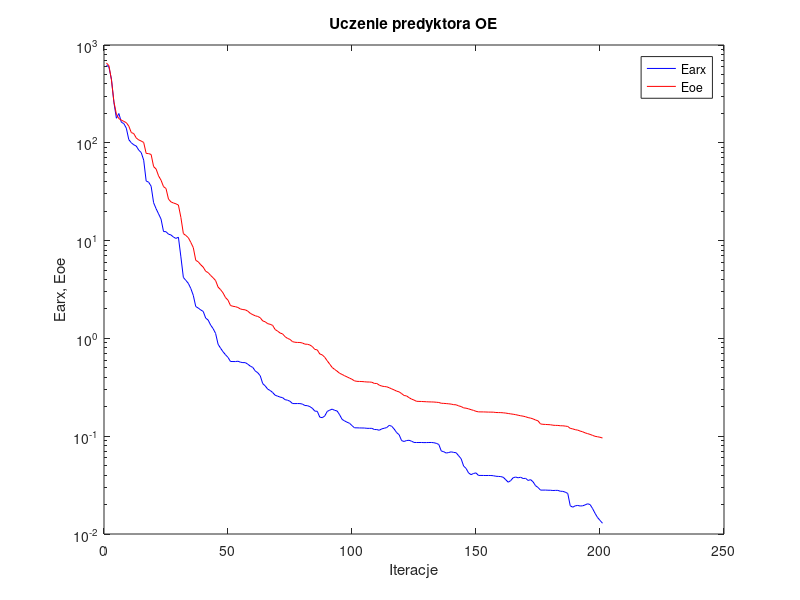
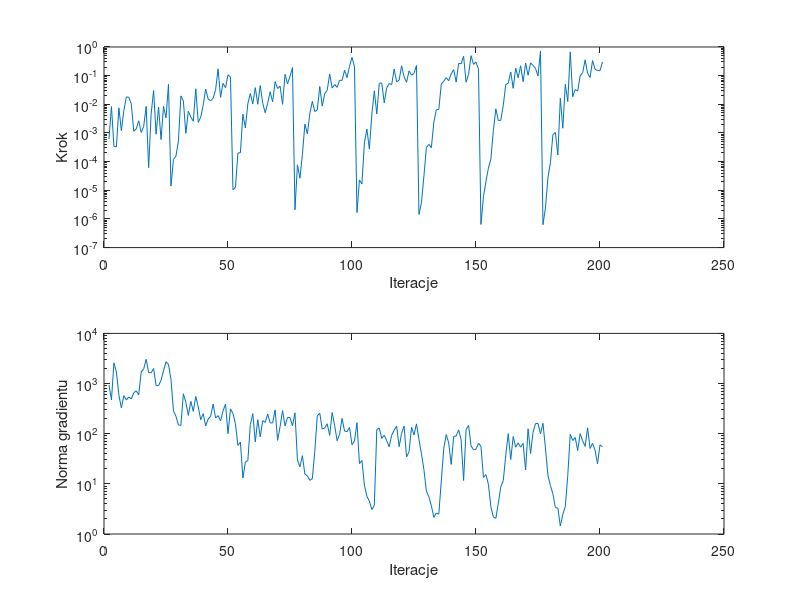

These charts were generated, in order, by the following MATLAB code:
%uczenie predyktora oe
clear all;
n=0; farx(n+1)=6.246231e+002; foe(n+1)=6.546143e+002; wspucz(n+1)=0.000000e+000; ng(n+1)=0.000000e+000;
%odnowa zmiennej metryki
n=1; farx(n+1)=5.914694e+002; foe(n+1)=6.134077e+002; krok(n+1)=6.145526e-004; ng(n+1)=9.484656e+002;
n=2; farx(n+1)=4.474215e+002; foe(n+1)=4.395618e+002; krok(n+1)=8.324349e-003; ng(n+1)=4.687051e+002;
n=3; farx(n+1)=2.576903e+002; foe(n+1)=2.630424e+002; krok(n+1)=3.423805e-004; ng(n+1)=2.585970e+003;
n=4; farx(n+1)=1.782995e+002; foe(n+1)=1.958851e+002; krok(n+1)=3.233551e-004; ng(n+1)=1.705084e+003;
n=5; farx(n+1)=1.992803e+002; foe(n+1)=1.764895e+002; krok(n+1)=7.557177e-003; ng(n+1)=5.896042e+002;
n=6; farx(n+1)=1.621740e+002; foe(n+1)=1.706771e+002; krok(n+1)=1.193235e-003; ng(n+1)=3.278543e+002;
n=7; farx(n+1)=1.572878e+002; foe(n+1)=1.654300e+002; krok(n+1)=6.023109e-003; ng(n+1)=5.734377e+002;
n=8; farx(n+1)=1.411279e+002; foe(n+1)=1.607305e+002; krok(n+1)=1.809047e-002; ng(n+1)=4.686952e+002;
n=9; farx(n+1)=1.077499e+002; foe(n+1)=1.479499e+002; krok(n+1)=1.763378e-002; ng(n+1)=5.396479e+002;
n=10; farx(n+1)=1.001364e+002; foe(n+1)=1.273391e+002; krok(n+1)=1.019133e-002; ng(n+1)=4.917670e+002;
n=11; farx(n+1)=9.537104e+001; foe(n+1)=1.242457e+002; krok(n+1)=1.153878e-003; ng(n+1)=6.542416e+002;
n=12; farx(n+1)=9.271755e+001; foe(n+1)=1.120896e+002; krok(n+1)=1.387045e-003; ng(n+1)=7.146813e+002;
n=13; farx(n+1)=8.425400e+001; foe(n+1)=1.069845e+002; krok(n+1)=2.660052e-003; ng(n+1)=5.935261e+002;
n=14; farx(n+1)=7.955452e+001; foe(n+1)=1.042865e+002; krok(n+1)=1.043353e-003; ng(n+1)=1.707367e+003;
n=15; farx(n+1)=6.648910e+001; foe(n+1)=1.008308e+002; krok(n+1)=1.700059e-003; ng(n+1)=1.957162e+003;
n=16; farx(n+1)=4.073489e+001; foe(n+1)=7.790170e+001; krok(n+1)=8.468065e-003; ng(n+1)=3.040088e+003;
n=17; farx(n+1)=3.955112e+001; foe(n+1)=7.751902e+001; krok(n+1)=6.158863e-005; ng(n+1)=1.658824e+003;
n=18; farx(n+1)=3.599100e+001; foe(n+1)=7.599157e+001; krok(n+1)=4.546520e-003; ng(n+1)=1.637610e+003;
n=19; farx(n+1)=2.441491e+001; foe(n+1)=5.713073e+001; krok(n+1)=3.037029e-002; ng(n+1)=1.997711e+003;
n=20; farx(n+1)=2.120300e+001; foe(n+1)=5.398354e+001; krok(n+1)=9.064776e-004; ng(n+1)=9.098882e+002;
n=21; farx(n+1)=1.877645e+001; foe(n+1)=4.590581e+001; krok(n+1)=7.993135e-003; ng(n+1)=9.114932e+002;
n=22; farx(n+1)=1.658941e+001; foe(n+1)=4.143930e+001; krok(n+1)=5.885714e-004; ng(n+1)=1.161942e+003;
n=23; farx(n+1)=1.238189e+001; foe(n+1)=3.563847e+001; krok(n+1)=8.442897e-003; ng(n+1)=1.792917e+003;
n=24; farx(n+1)=1.233265e+001; foe(n+1)=3.410471e+001; krok(n+1)=3.340601e-003; ng(n+1)=2.725833e+003;
n=25; farx(n+1)=1.163225e+001; foe(n+1)=2.657258e+001; krok(n+1)=4.953895e-002; ng(n+1)=2.413876e+003;
%odnowa zmiennej metryki
n=26; farx(n+1)=1.142895e+001; foe(n+1)=2.488817e+001; krok(n+1)=1.399412e-005; ng(n+1)=1.218854e+003;
n=27; farx(n+1)=1.087170e+001; foe(n+1)=2.424742e+001; krok(n+1)=1.180809e-004; ng(n+1)=2.860890e+002;
n=28; farx(n+1)=1.052818e+001; foe(n+1)=2.378232e+001; krok(n+1)=1.553088e-004; ng(n+1)=2.229627e+002;
n=29; farx(n+1)=1.083871e+001; foe(n+1)=2.310287e+001; krok(n+1)=5.202484e-004; ng(n+1)=1.495314e+002;
n=30; farx(n+1)=6.823536e+000; foe(n+1)=1.727714e+001; krok(n+1)=1.960331e-002; ng(n+1)=1.467356e+002;
n=31; farx(n+1)=4.202068e+000; foe(n+1)=1.179703e+001; krok(n+1)=1.308935e-002; ng(n+1)=6.240941e+002;
n=32; farx(n+1)=3.920783e+000; foe(n+1)=1.128077e+001; krok(n+1)=9.704157e-004; ng(n+1)=4.212799e+002;
n=33; farx(n+1)=3.656641e+000; foe(n+1)=1.070878e+001; krok(n+1)=5.711090e-003; ng(n+1)=2.313194e+002;
n=34; farx(n+1)=3.239295e+000; foe(n+1)=9.586791e+000; krok(n+1)=3.586133e-003; ng(n+1)=4.419645e+002;
n=35; farx(n+1)=2.757356e+000; foe(n+1)=8.488566e+000; krok(n+1)=2.569527e-003; ng(n+1)=2.792248e+002;
n=36; farx(n+1)=2.116337e+000; foe(n+1)=6.286210e+000; krok(n+1)=3.468850e-002; ng(n+1)=5.552181e+002;
n=37; farx(n+1)=2.044498e+000; foe(n+1)=6.068150e+000; krok(n+1)=2.344633e-003; ng(n+1)=3.420517e+002;
n=38; farx(n+1)=1.953829e+000; foe(n+1)=5.662592e+000; krok(n+1)=3.544455e-003; ng(n+1)=1.894669e+002;
n=39; farx(n+1)=1.888973e+000; foe(n+1)=5.356692e+000; krok(n+1)=9.409526e-003; ng(n+1)=2.515853e+002;
n=40; farx(n+1)=1.613425e+000; foe(n+1)=4.858608e+000; krok(n+1)=3.406610e-002; ng(n+1)=1.427919e+002;
n=41; farx(n+1)=1.538997e+000; foe(n+1)=4.704126e+000; krok(n+1)=1.526430e-002; ng(n+1)=1.975296e+002;
n=42; farx(n+1)=1.368264e+000; foe(n+1)=4.403320e+000; krok(n+1)=1.333847e-002; ng(n+1)=2.222679e+002;
n=43; farx(n+1)=1.259359e+000; foe(n+1)=4.166113e+000; krok(n+1)=1.631060e-002; ng(n+1)=3.899458e+002;
n=44; farx(n+1)=1.123785e+000; foe(n+1)=3.903246e+000; krok(n+1)=3.251545e-002; ng(n+1)=2.050317e+002;
n=45; farx(n+1)=8.715853e-001; foe(n+1)=3.345561e+000; krok(n+1)=1.738735e-001; ng(n+1)=2.296691e+002;
n=46; farx(n+1)=7.938438e-001; foe(n+1)=3.152611e+000; krok(n+1)=1.740861e-002; ng(n+1)=1.808387e+002;
n=47; farx(n+1)=7.305456e-001; foe(n+1)=2.918947e+000; krok(n+1)=5.411858e-002; ng(n+1)=2.856322e+002;
n=48; farx(n+1)=6.801786e-001; foe(n+1)=2.615150e+000; krok(n+1)=3.771383e-002; ng(n+1)=3.893652e+002;
n=49; farx(n+1)=6.390892e-001; foe(n+1)=2.459058e+000; krok(n+1)=1.068981e-001; ng(n+1)=1.000381e+002;
n=50; farx(n+1)=5.808735e-001; foe(n+1)=2.169010e+000; krok(n+1)=8.892157e-002; ng(n+1)=3.126534e+002;
%odnowa zmiennej metryki
n=51; farx(n+1)=5.801042e-001; foe(n+1)=2.130244e+000; krok(n+1)=1.046329e-005; ng(n+1)=2.519514e+002;
n=52; farx(n+1)=5.796218e-001; foe(n+1)=2.110022e+000; krok(n+1)=1.248325e-005; ng(n+1)=1.574992e+002;
n=53; farx(n+1)=5.844246e-001; foe(n+1)=2.070639e+000; krok(n+1)=1.997320e-004; ng(n+1)=5.866595e+001;
n=54; farx(n+1)=5.713712e-001; foe(n+1)=1.999943e+000; krok(n+1)=2.045211e-004; ng(n+1)=6.830375e+001;
n=55; farx(n+1)=5.656084e-001; foe(n+1)=1.971831e+000; krok(n+1)=4.541426e-003; ng(n+1)=1.305158e+001;
n=56; farx(n+1)=5.652869e-001; foe(n+1)=1.958822e+000; krok(n+1)=1.504792e-003; ng(n+1)=2.720907e+001;
n=57; farx(n+1)=5.443236e-001; foe(n+1)=1.897754e+000; krok(n+1)=1.048565e-002; ng(n+1)=2.907476e+001;
n=58; farx(n+1)=5.203688e-001; foe(n+1)=1.803137e+000; krok(n+1)=2.387143e-002; ng(n+1)=1.524552e+002;
n=59; farx(n+1)=5.049951e-001; foe(n+1)=1.748598e+000; krok(n+1)=1.042882e-002; ng(n+1)=2.509101e+002;
n=60; farx(n+1)=4.643047e-001; foe(n+1)=1.702529e+000; krok(n+1)=3.809820e-002; ng(n+1)=6.858178e+001;
n=61; farx(n+1)=4.456043e-001; foe(n+1)=1.676481e+000; krok(n+1)=1.004449e-002; ng(n+1)=1.904235e+002;
n=62; farx(n+1)=4.147811e-001; foe(n+1)=1.625993e+000; krok(n+1)=4.508009e-002; ng(n+1)=8.638886e+001;
n=63; farx(n+1)=3.448110e-001; foe(n+1)=1.509469e+000; krok(n+1)=1.089156e-002; ng(n+1)=1.817414e+002;
n=64; farx(n+1)=3.268905e-001; foe(n+1)=1.478752e+000; krok(n+1)=5.097234e-003; ng(n+1)=1.679305e+002;
n=65; farx(n+1)=3.029324e-001; foe(n+1)=1.415370e+000; krok(n+1)=1.086709e-002; ng(n+1)=2.473719e+002;
n=66; farx(n+1)=2.933693e-001; foe(n+1)=1.393776e+000; krok(n+1)=2.741623e-002; ng(n+1)=1.646425e+002;
n=67; farx(n+1)=2.798104e-001; foe(n+1)=1.358927e+000; krok(n+1)=1.216238e-002; ng(n+1)=1.635751e+002;
n=68; farx(n+1)=2.624074e-001; foe(n+1)=1.232670e+000; krok(n+1)=6.189726e-002; ng(n+1)=2.981765e+002;
n=69; farx(n+1)=2.568379e-001; foe(n+1)=1.187747e+000; krok(n+1)=3.542231e-002; ng(n+1)=7.367353e+001;
n=70; farx(n+1)=2.511529e-001; foe(n+1)=1.135055e+000; krok(n+1)=4.346837e-002; ng(n+1)=1.390210e+002;
n=71; farx(n+1)=2.480723e-001; foe(n+1)=1.112858e+000; krok(n+1)=1.000091e-002; ng(n+1)=2.892161e+002;
n=72; farx(n+1)=2.363774e-001; foe(n+1)=1.042158e+000; krok(n+1)=1.111619e-001; ng(n+1)=1.428241e+002;
n=73; farx(n+1)=2.334786e-001; foe(n+1)=9.999912e-001; krok(n+1)=5.112424e-002; ng(n+1)=2.118748e+002;
n=74; farx(n+1)=2.275381e-001; foe(n+1)=9.768556e-001; krok(n+1)=9.513510e-002; ng(n+1)=2.104153e+002;
n=75; farx(n+1)=2.157805e-001; foe(n+1)=9.266356e-001; krok(n+1)=1.902702e-001; ng(n+1)=1.435779e+002;
%odnowa zmiennej metryki
n=76; farx(n+1)=2.154810e-001; foe(n+1)=9.134525e-001; krok(n+1)=2.094896e-006; ng(n+1)=2.602255e+002;
n=77; farx(n+1)=2.157195e-001; foe(n+1)=9.093251e-001; krok(n+1)=7.716323e-005; ng(n+1)=2.997961e+001;
n=78; farx(n+1)=2.155338e-001; foe(n+1)=9.083248e-001; krok(n+1)=2.628202e-005; ng(n+1)=2.184701e+001;
n=79; farx(n+1)=2.130601e-001; foe(n+1)=8.972633e-001; krok(n+1)=1.752601e-004; ng(n+1)=3.647449e+001;
n=80; farx(n+1)=2.059541e-001; foe(n+1)=8.735655e-001; krok(n+1)=2.032662e-003; ng(n+1)=1.554646e+001;
n=81; farx(n+1)=2.053604e-001; foe(n+1)=8.713854e-001; krok(n+1)=9.396816e-004; ng(n+1)=1.447047e+001;
n=82; farx(n+1)=2.006757e-001; foe(n+1)=8.562436e-001; krok(n+1)=4.756638e-003; ng(n+1)=1.175661e+001;
n=83; farx(n+1)=1.931950e-001; foe(n+1)=8.256745e-001; krok(n+1)=1.263902e-002; ng(n+1)=1.266070e+001;
n=84; farx(n+1)=1.805934e-001; foe(n+1)=7.719223e-001; krok(n+1)=5.608324e-003; ng(n+1)=4.417545e+001;
n=85; farx(n+1)=1.797586e-001; foe(n+1)=7.628010e-001; krok(n+1)=6.288803e-003; ng(n+1)=2.273825e+002;
n=86; farx(n+1)=1.566168e-001; foe(n+1)=6.935767e-001; krok(n+1)=4.193314e-002; ng(n+1)=2.555386e+002;
n=87; farx(n+1)=1.547281e-001; foe(n+1)=6.785522e-001; krok(n+1)=8.634154e-003; ng(n+1)=1.239175e+002;
n=88; farx(n+1)=1.607801e-001; foe(n+1)=6.411288e-001; krok(n+1)=2.340953e-002; ng(n+1)=1.294528e+002;
n=89; farx(n+1)=1.791357e-001; foe(n+1)=5.909738e-001; krok(n+1)=3.095635e-002; ng(n+1)=1.577314e+002;
n=90; farx(n+1)=1.845569e-001; foe(n+1)=5.462849e-001; krok(n+1)=1.150668e-001; ng(n+1)=9.251675e+001;
n=91; farx(n+1)=1.891974e-001; foe(n+1)=5.044098e-001; krok(n+1)=3.688951e-002; ng(n+1)=2.645281e+002;
n=92; farx(n+1)=1.839011e-001; foe(n+1)=4.819233e-001; krok(n+1)=4.904612e-002; ng(n+1)=1.460059e+002;
n=93; farx(n+1)=1.810684e-001; foe(n+1)=4.621603e-001; krok(n+1)=3.907971e-002; ng(n+1)=7.243915e+001;
n=94; farx(n+1)=1.658139e-001; foe(n+1)=4.398916e-001; krok(n+1)=6.935426e-002; ng(n+1)=9.795984e+001;
n=95; farx(n+1)=1.486642e-001; foe(n+1)=4.282968e-001; krok(n+1)=6.826594e-002; ng(n+1)=2.022456e+002;
n=96; farx(n+1)=1.433366e-001; foe(n+1)=4.150523e-001; krok(n+1)=1.537931e-001; ng(n+1)=1.129128e+002;
n=97; farx(n+1)=1.389888e-001; foe(n+1)=4.040024e-001; krok(n+1)=8.512166e-002; ng(n+1)=1.100760e+002;
n=98; farx(n+1)=1.356135e-001; foe(n+1)=3.926718e-001; krok(n+1)=2.134155e-001; ng(n+1)=1.334544e+002;
n=99; farx(n+1)=1.283049e-001; foe(n+1)=3.819088e-001; krok(n+1)=4.329486e-001; ng(n+1)=6.013058e+001;
n=100; farx(n+1)=1.218878e-001; foe(n+1)=3.680548e-001; krok(n+1)=2.041642e-001; ng(n+1)=7.150684e+001;
%odnowa zmiennej metryki
n=101; farx(n+1)=1.217733e-001; foe(n+1)=3.638929e-001; krok(n+1)=1.671986e-006; ng(n+1)=1.653327e+002;
n=102; farx(n+1)=1.215081e-001; foe(n+1)=3.630822e-001; krok(n+1)=2.286087e-005; ng(n+1)=2.535025e+001;
n=103; farx(n+1)=1.213509e-001; foe(n+1)=3.622101e-001; krok(n+1)=1.649119e-005; ng(n+1)=2.923550e+001;
n=104; farx(n+1)=1.212395e-001; foe(n+1)=3.603789e-001; krok(n+1)=4.526501e-004; ng(n+1)=9.425008e+000;
n=105; farx(n+1)=1.204011e-001; foe(n+1)=3.584040e-001; krok(n+1)=1.361446e-003; ng(n+1)=5.639723e+000;
n=106; farx(n+1)=1.203143e-001; foe(n+1)=3.581365e-001; krok(n+1)=2.734728e-004; ng(n+1)=4.540771e+000;
n=107; farx(n+1)=1.203616e-001; foe(n+1)=3.562741e-001; krok(n+1)=4.508154e-003; ng(n+1)=3.072014e+000;
n=108; farx(n+1)=1.171092e-001; foe(n+1)=3.465626e-001; krok(n+1)=2.946581e-002; ng(n+1)=3.722992e+000;
n=109; farx(n+1)=1.168696e-001; foe(n+1)=3.460375e-001; krok(n+1)=4.575114e-003; ng(n+1)=1.214041e+002;
n=110; farx(n+1)=1.150386e-001; foe(n+1)=3.327891e-001; krok(n+1)=5.465714e-002; ng(n+1)=1.304546e+002;
n=111; farx(n+1)=1.188718e-001; foe(n+1)=3.254682e-001; krok(n+1)=5.507577e-002; ng(n+1)=8.066659e+001;
n=112; farx(n+1)=1.205616e-001; foe(n+1)=3.221049e-001; krok(n+1)=1.121665e-002; ng(n+1)=9.358861e+001;
n=113; farx(n+1)=1.225864e-001; foe(n+1)=3.200764e-001; krok(n+1)=3.742693e-002; ng(n+1)=7.228947e+001;
n=114; farx(n+1)=1.290789e-001; foe(n+1)=3.130481e-001; krok(n+1)=5.335388e-002; ng(n+1)=5.486899e+001;
n=115; farx(n+1)=1.264656e-001; foe(n+1)=3.047391e-001; krok(n+1)=4.828142e-002; ng(n+1)=9.347817e+001;
n=116; farx(n+1)=1.183625e-001; foe(n+1)=2.974968e-001; krok(n+1)=1.702433e-001; ng(n+1)=1.181123e+002;
n=117; farx(n+1)=1.088602e-001; foe(n+1)=2.888271e-001; krok(n+1)=6.046686e-002; ng(n+1)=1.416764e+002;
n=118; farx(n+1)=1.035529e-001; foe(n+1)=2.840885e-001; krok(n+1)=6.995615e-002; ng(n+1)=5.519370e+001;
n=119; farx(n+1)=9.009752e-002; foe(n+1)=2.727587e-001; krok(n+1)=2.200070e-001; ng(n+1)=1.014944e+002;
n=120; farx(n+1)=8.835794e-002; foe(n+1)=2.607202e-001; krok(n+1)=9.111837e-002; ng(n+1)=1.416535e+002;
n=121; farx(n+1)=9.030614e-002; foe(n+1)=2.581536e-001; krok(n+1)=5.851700e-002; ng(n+1)=3.441069e+001;
n=122; farx(n+1)=9.085843e-002; foe(n+1)=2.478434e-001; krok(n+1)=1.471339e-001; ng(n+1)=4.360574e+001;
n=123; farx(n+1)=8.891119e-002; foe(n+1)=2.396136e-001; krok(n+1)=1.044257e-001; ng(n+1)=1.345732e+002;
n=124; farx(n+1)=8.637715e-002; foe(n+1)=2.342434e-001; krok(n+1)=1.196783e-001; ng(n+1)=9.452645e+001;
n=125; farx(n+1)=8.619272e-002; foe(n+1)=2.274863e-001; krok(n+1)=2.250273e-001; ng(n+1)=1.569270e+002;
%odnowa zmiennej metryki
n=126; farx(n+1)=8.620615e-002; foe(n+1)=2.269482e-001; krok(n+1)=1.432961e-006; ng(n+1)=7.678138e+001;
n=127; farx(n+1)=8.625307e-002; foe(n+1)=2.265278e-001; krok(n+1)=3.632716e-006; ng(n+1)=3.978951e+001;
n=128; farx(n+1)=8.601050e-002; foe(n+1)=2.257697e-001; krok(n+1)=3.200520e-005; ng(n+1)=1.915841e+001;
n=129; farx(n+1)=8.608304e-002; foe(n+1)=2.250328e-001; krok(n+1)=3.087231e-004; ng(n+1)=7.129031e+000;
n=130; farx(n+1)=8.621128e-002; foe(n+1)=2.243714e-001; krok(n+1)=4.015818e-004; ng(n+1)=5.530974e+000;
n=131; farx(n+1)=8.627707e-002; foe(n+1)=2.240525e-001; krok(n+1)=3.065104e-004; ng(n+1)=3.656829e+000;
n=132; farx(n+1)=8.576134e-002; foe(n+1)=2.235994e-001; krok(n+1)=2.369206e-003; ng(n+1)=2.147265e+000;
n=133; farx(n+1)=8.452177e-002; foe(n+1)=2.224193e-001; krok(n+1)=6.475792e-003; ng(n+1)=2.610750e+000;
n=134; farx(n+1)=8.234073e-002; foe(n+1)=2.212567e-001; krok(n+1)=6.700076e-003; ng(n+1)=2.479475e+000;
n=135; farx(n+1)=7.060104e-002; foe(n+1)=2.172277e-001; krok(n+1)=5.099752e-002; ng(n+1)=1.138081e+001;
n=136; farx(n+1)=6.938946e-002; foe(n+1)=2.165890e-001; krok(n+1)=6.345766e-002; ng(n+1)=5.043751e+001;
n=137; farx(n+1)=6.724127e-002; foe(n+1)=2.155503e-001; krok(n+1)=8.554146e-002; ng(n+1)=9.624580e+001;
n=138; farx(n+1)=6.814415e-002; foe(n+1)=2.143916e-001; krok(n+1)=6.640781e-002; ng(n+1)=6.531943e+001;
n=139; farx(n+1)=6.918531e-002; foe(n+1)=2.128586e-001; krok(n+1)=1.158784e-001; ng(n+1)=2.441032e+001;
n=140; farx(n+1)=6.827982e-002; foe(n+1)=2.101333e-001; krok(n+1)=1.612369e-001; ng(n+1)=8.850575e+001;
n=141; farx(n+1)=6.773692e-002; foe(n+1)=2.094149e-001; krok(n+1)=5.962927e-002; ng(n+1)=8.991928e+001;
n=142; farx(n+1)=6.307821e-002; foe(n+1)=2.042164e-001; krok(n+1)=2.711458e-001; ng(n+1)=1.191054e+002;
n=143; farx(n+1)=5.886157e-002; foe(n+1)=2.011150e-001; krok(n+1)=2.583432e-001; ng(n+1)=7.583310e+001;
n=144; farx(n+1)=4.957547e-002; foe(n+1)=1.948305e-001; krok(n+1)=4.747686e-001; ng(n+1)=1.166404e+001;
n=145; farx(n+1)=4.681333e-002; foe(n+1)=1.934381e-001; krok(n+1)=5.893163e-002; ng(n+1)=1.215034e+002;
n=146; farx(n+1)=4.210452e-002; foe(n+1)=1.904209e-001; krok(n+1)=1.105941e-001; ng(n+1)=1.463167e+002;
n=147; farx(n+1)=4.045588e-002; foe(n+1)=1.868019e-001; krok(n+1)=4.971061e-001; ng(n+1)=5.761697e+001;
n=148; farx(n+1)=4.157608e-002; foe(n+1)=1.836778e-001; krok(n+1)=2.477256e-001; ng(n+1)=4.777780e+001;
n=149; farx(n+1)=4.215994e-002; foe(n+1)=1.797126e-001; krok(n+1)=2.991387e-001; ng(n+1)=4.895925e+001;
n=150; farx(n+1)=3.970397e-002; foe(n+1)=1.774029e-001; krok(n+1)=1.686145e-001; ng(n+1)=6.448142e+001;
%odnowa zmiennej metryki
n=151; farx(n+1)=3.970142e-002; foe(n+1)=1.772393e-001; krok(n+1)=6.404948e-007; ng(n+1)=5.620959e+001;
n=152; farx(n+1)=3.967444e-002; foe(n+1)=1.771519e-001; krok(n+1)=5.999991e-006; ng(n+1)=1.349811e+001;
n=153; farx(n+1)=3.962597e-002; foe(n+1)=1.767735e-001; krok(n+1)=2.006817e-005; ng(n+1)=1.526253e+001;
n=154; farx(n+1)=3.966815e-002; foe(n+1)=1.763963e-001; krok(n+1)=5.958061e-005; ng(n+1)=9.712057e+000;
n=155; farx(n+1)=3.964281e-002; foe(n+1)=1.763146e-001; krok(n+1)=1.231773e-004; ng(n+1)=3.491503e+000;
n=156; farx(n+1)=3.943802e-002; foe(n+1)=1.760807e-001; krok(n+1)=1.213392e-003; ng(n+1)=2.181003e+000;
n=157; farx(n+1)=3.895902e-002; foe(n+1)=1.747949e-001; krok(n+1)=6.947618e-003; ng(n+1)=2.059334e+000;
n=158; farx(n+1)=3.880150e-002; foe(n+1)=1.744466e-001; krok(n+1)=2.707062e-003; ng(n+1)=4.143907e+000;
n=159; farx(n+1)=3.863681e-002; foe(n+1)=1.742634e-001; krok(n+1)=2.778799e-003; ng(n+1)=8.791865e+000;
n=160; farx(n+1)=3.801639e-002; foe(n+1)=1.734745e-001; krok(n+1)=9.307204e-003; ng(n+1)=1.161217e+001;
n=161; farx(n+1)=3.588419e-002; foe(n+1)=1.723119e-001; krok(n+1)=4.904612e-002; ng(n+1)=3.759144e+001;
n=162; farx(n+1)=3.384329e-002; foe(n+1)=1.706447e-001; krok(n+1)=5.442027e-002; ng(n+1)=9.997743e+001;
n=163; farx(n+1)=3.517907e-002; foe(n+1)=1.691164e-001; krok(n+1)=1.344556e-001; ng(n+1)=3.053305e+001;
n=164; farx(n+1)=3.766923e-002; foe(n+1)=1.677031e-001; krok(n+1)=3.604146e-002; ng(n+1)=8.771459e+001;
n=165; farx(n+1)=3.821587e-002; foe(n+1)=1.660161e-001; krok(n+1)=1.827549e-001; ng(n+1)=5.400216e+001;
n=166; farx(n+1)=3.755500e-002; foe(n+1)=1.638705e-001; krok(n+1)=8.430727e-002; ng(n+1)=6.547919e+001;
n=167; farx(n+1)=3.807279e-002; foe(n+1)=1.617956e-001; krok(n+1)=2.203117e-001; ng(n+1)=5.389399e+001;
n=168; farx(n+1)=3.692560e-002; foe(n+1)=1.602967e-001; krok(n+1)=6.162212e-002; ng(n+1)=6.399994e+001;
n=169; farx(n+1)=3.708508e-002; foe(n+1)=1.580279e-001; krok(n+1)=2.745822e-001; ng(n+1)=1.893704e+001;
n=170; farx(n+1)=3.528395e-002; foe(n+1)=1.549592e-001; krok(n+1)=1.031518e-001; ng(n+1)=1.252732e+002;
n=171; farx(n+1)=3.597803e-002; foe(n+1)=1.531166e-001; krok(n+1)=2.800362e-001; ng(n+1)=4.029034e+001;
n=172; farx(n+1)=3.418144e-002; foe(n+1)=1.503530e-001; krok(n+1)=2.277746e-001; ng(n+1)=1.071030e+002;
n=173; farx(n+1)=3.120804e-002; foe(n+1)=1.464834e-001; krok(n+1)=1.775417e-001; ng(n+1)=1.590223e+002;
n=174; farx(n+1)=2.991346e-002; foe(n+1)=1.436331e-001; krok(n+1)=9.729904e-002; ng(n+1)=1.604940e+002;
n=175; farx(n+1)=2.811297e-002; foe(n+1)=1.335148e-001; krok(n+1)=7.273018e-001; ng(n+1)=9.938527e+001;
%odnowa zmiennej metryki
n=176; farx(n+1)=2.811088e-002; foe(n+1)=1.323077e-001; krok(n+1)=6.290792e-007; ng(n+1)=1.610200e+002;
n=177; farx(n+1)=2.813104e-002; foe(n+1)=1.319128e-001; krok(n+1)=2.429186e-006; ng(n+1)=5.178155e+001;
n=178; farx(n+1)=2.803203e-002; foe(n+1)=1.314314e-001; krok(n+1)=2.689352e-005; ng(n+1)=1.475712e+001;
n=179; farx(n+1)=2.801780e-002; foe(n+1)=1.310031e-001; krok(n+1)=9.242591e-005; ng(n+1)=9.273950e+000;
n=180; farx(n+1)=2.785131e-002; foe(n+1)=1.295611e-001; krok(n+1)=8.567570e-004; ng(n+1)=6.342072e+000;
n=181; farx(n+1)=2.791962e-002; foe(n+1)=1.290133e-001; krok(n+1)=1.047905e-003; ng(n+1)=3.351402e+000;
n=182; farx(n+1)=2.794454e-002; foe(n+1)=1.289142e-001; krok(n+1)=1.705607e-004; ng(n+1)=3.295435e+000;
n=183; farx(n+1)=2.736766e-002; foe(n+1)=1.278743e-001; krok(n+1)=1.619829e-002; ng(n+1)=1.443021e+000;
n=184; farx(n+1)=2.730654e-002; foe(n+1)=1.277788e-001; krok(n+1)=1.463096e-003; ng(n+1)=2.461978e+000;
n=185; farx(n+1)=2.677165e-002; foe(n+1)=1.268591e-001; krok(n+1)=4.995426e-002; ng(n+1)=3.521615e+000;
n=186; farx(n+1)=2.598326e-002; foe(n+1)=1.257998e-001; krok(n+1)=1.254246e-002; ng(n+1)=1.475032e+001;
n=187; farx(n+1)=1.943879e-002; foe(n+1)=1.202611e-001; krok(n+1)=6.762233e-001; ng(n+1)=9.717700e+001;
n=188; farx(n+1)=1.880206e-002; foe(n+1)=1.188442e-001; krok(n+1)=1.835014e-002; ng(n+1)=7.299405e+001;
n=189; farx(n+1)=1.940718e-002; foe(n+1)=1.165877e-001; krok(n+1)=3.252259e-002; ng(n+1)=8.389428e+001;
n=190; farx(n+1)=1.958996e-002; foe(n+1)=1.154406e-001; krok(n+1)=2.900728e-002; ng(n+1)=4.615053e+001;
n=191; farx(n+1)=1.934079e-002; foe(n+1)=1.128404e-001; krok(n+1)=9.809225e-002; ng(n+1)=1.002845e+002;
n=192; farx(n+1)=1.941256e-002; foe(n+1)=1.109791e-001; krok(n+1)=1.261335e-001; ng(n+1)=7.210935e+001;
n=193; farx(n+1)=1.984220e-002; foe(n+1)=1.082291e-001; krok(n+1)=3.556863e-001; ng(n+1)=5.583397e+001;
n=194; farx(n+1)=2.037433e-002; foe(n+1)=1.062523e-001; krok(n+1)=1.200480e-001; ng(n+1)=1.309740e+002;
n=195; farx(n+1)=2.000288e-002; foe(n+1)=1.043686e-001; krok(n+1)=8.662598e-002; ng(n+1)=5.071752e+001;
n=196; farx(n+1)=1.821469e-002; foe(n+1)=1.019642e-001; krok(n+1)=3.355407e-001; ng(n+1)=6.454759e+001;
n=197; farx(n+1)=1.627446e-002; foe(n+1)=9.977637e-002; krok(n+1)=1.674643e-001; ng(n+1)=4.703376e+001;
n=198; farx(n+1)=1.475620e-002; foe(n+1)=9.871877e-002; krok(n+1)=1.495694e-001; ng(n+1)=2.499351e+001;
n=199; farx(n+1)=1.378326e-002; foe(n+1)=9.755004e-002; krok(n+1)=1.495694e-001; ng(n+1)=5.984307e+001;
n=200; farx(n+1)=1.288498e-002; foe(n+1)=9.586094e-002; krok(n+1)=3.015923e-001; ng(n+1)=5.498298e+001;

figure; semilogy(farx,'b'); hold on; semilogy(foe,'r'); xlabel('Iteracje'); ylabel('Earx, Eoe'); legend('Earx','Eoe'); title('Uczenie predyktora OE');
figure; subplot(2,1,1); semilogy(krok); xlabel('Iteracje'); ylabel('Krok');
subplot(2,1,2); semilogy(ng); xlabel('Iteracje'); ylabel('Norma gradientu');
Earx=farx(n+1)
Eoe=foe(n+1)
